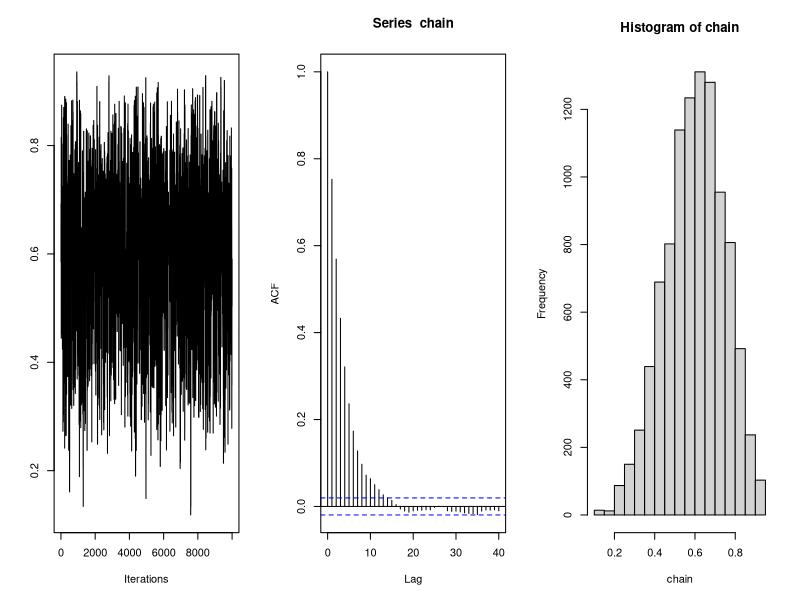
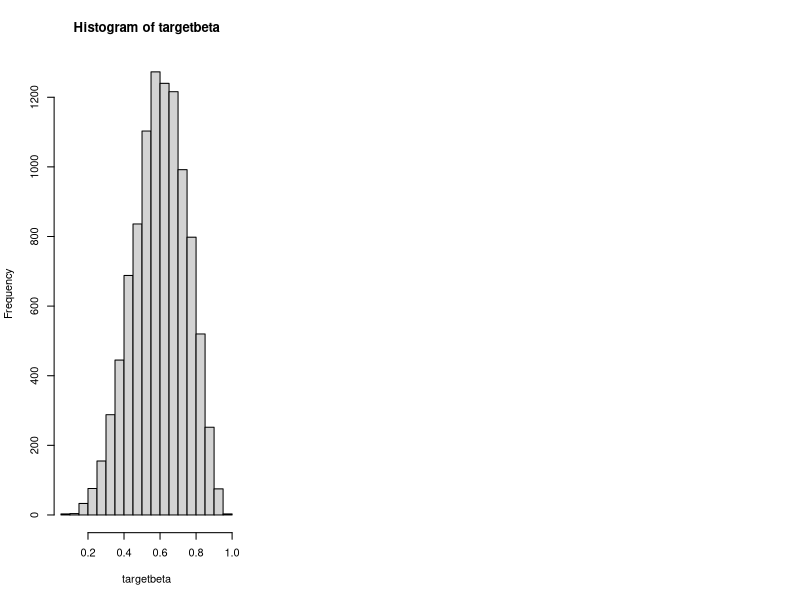
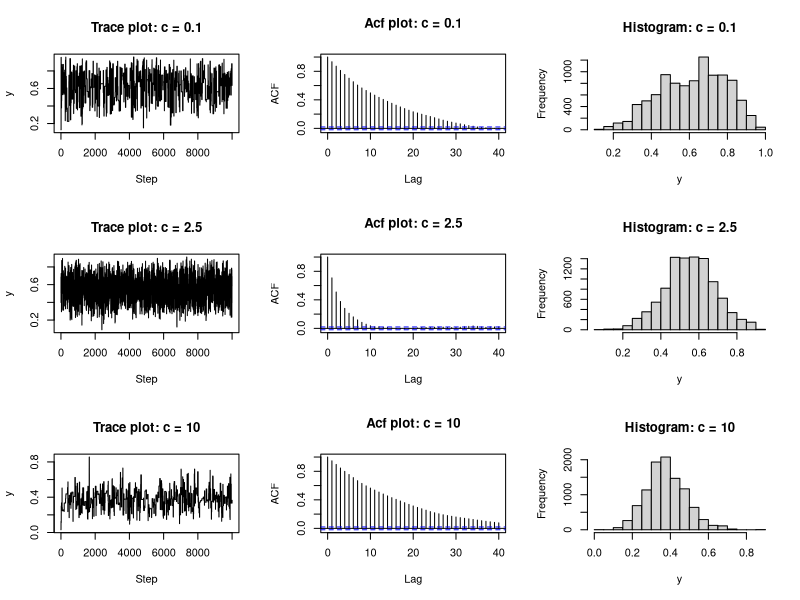
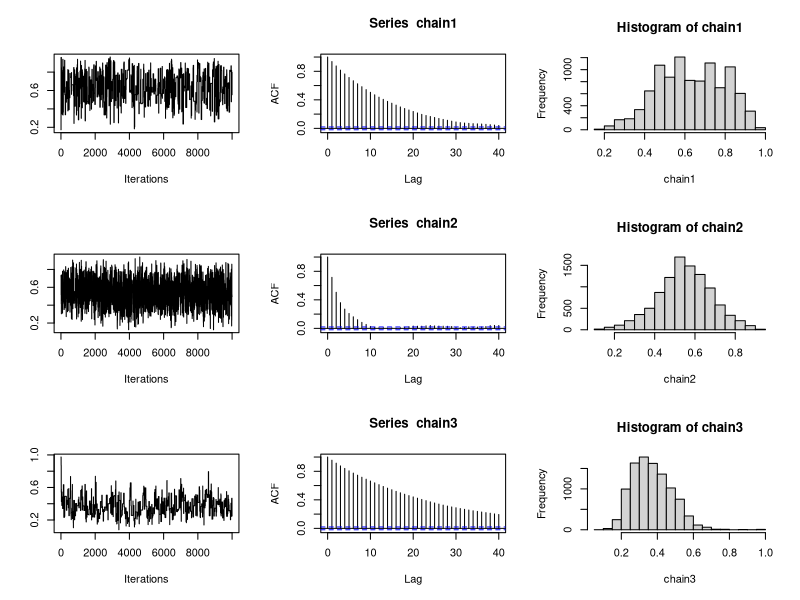
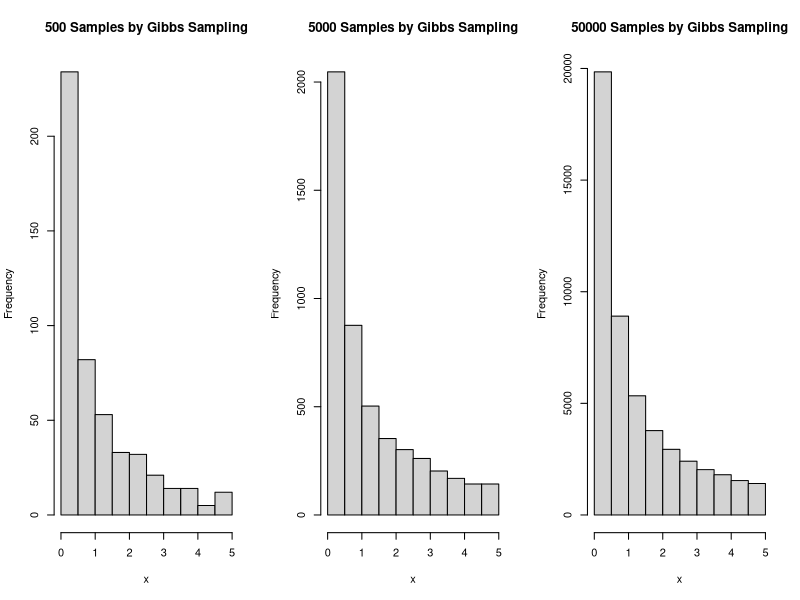

The R script that drew these images, in order:
## ---- chunk 1
set.seed(99)
#prepare for the traceplot in later stages:
library(coda)

#Metropolis Hasting Procedure:
Beta_Metropolis <- function(alpha=6,beta=4,c,iterations){
  chain <- numeric(iterations+1)
  start_value <- runif(1)
  chain[1] <- start_value
  for(i in 1:iterations){
    current_value <- chain[i]
    #proposal function:
    newbeta <- 1
    while (newbeta == 0 | newbeta == 1) {
      newbeta <- rbeta(1, c*current_value, c*(1-current_value))
    }
    #proposal ratio:
    proposal_ratio <- dbeta(current_value, c*newbeta, c(1-newbeta)) / dbeta(newbeta, c*current_value, c*(1-current_value))
    #posterior ratio: 
    posterior_ratio <- dbeta(newbeta, alpha, beta) / dbeta(current_value, alpha, beta)
    #acceptance ratio:
    if(runif(1) < min(1, posterior_ratio * proposal_ratio)){
      chain[i+1] <- newbeta
    }else{
      chain[i+1] <- current_value
    }
  }
  return(chain)
}

## ---- chunk 2
chain <- Beta_Metropolis(alpha=6,beta=4,c=1,iterations=10000)
par(mfrow=c(1,3))  #1 row, 3 columns
traceplot(as.mcmc(chain)); acf(chain); hist(chain)  #plot commands
#graphical comparison
targetbeta <- rbeta(10000,6,4)
hist(targetbeta)
#numerical comparison - Kolmogorov–Smirnov statistic
ks.test(chain,targetbeta)
## ---- chunk 3
ccVector <- c(0.1, 2.5, 10)
  ccChains <- sapply(ccVector, Beta_Metropolis, alpha = 6, beta = 4, iterations = 10000)

  par(mfrow = c(3, 3))
  for( i in 1:3 ) {
    ## we plot: (1) trace plot (2) acf (3) a fun histogram
    plot(ccChains[, i], type="l", main = paste("Trace plot: c = ", ccVector[i], sep=""), xlab="Step", ylab="y")
    acf(ccChains[, i], main = paste("Acf plot: c = ", ccVector[i], sep=""))
    hist(ccChains[, i], main = paste("Histogram: c = ", ccVector[i], sep=""), xlab="y")
  }




par(mfrow=c(3,3)) 
chain1 <- Beta_Metropolis(alpha=6,beta=4,c=0.1,iterations=10000)
traceplot(as.mcmc(chain1)); acf(chain1); hist(chain1)
chain2 <- Beta_Metropolis(alpha=6,beta=4,c=2.5,iterations=10000)
traceplot(as.mcmc(chain2)); acf(chain2); hist(chain2)
chain3 <- Beta_Metropolis(alpha=6,beta=4,c=10,iterations=10000)
traceplot(as.mcmc(chain3)); acf(chain3); hist(chain3)
## ---- chunk 4
Gibbs.sim <- function(x0,y0,B,Ite){#The inputs are initial values x0, y0, the bound B and the iteration number Ite.
  if (x0<0 || x0>B ||y0<0 || y0>B ) {#Check the validity of initial values
    stop("The initial value is not in the correct range.")
  }
  else {x_result=c()
        y_result=c()
        xt=x0
        yt=y0
        for(t in 1:Ite){
          u1=runif(1)
          u2=runif(1)
          xt=-log(1-u1*(1-exp(-B*yt)))/yt
          yt=-log(1-u2*(1-exp(-B*xt)))/xt #the xt here is the updated why, thus the algorithm constructs a Markov Chain
          x_result=c(x_result, xt)
          y_result=c(y_result, yt)
  }
  return(cbind(x_result,y_result)) #We will do burn in later
  }
}
## ---- chunk 5
set.seed(930817)
sample500=Gibbs.sim(1,2,5,700)[-(1:200),] #We burn-in the first 200 samples in order to get 500 samples
sample5000=Gibbs.sim(1,2,5,5200)[-(1:200),] #Also burn-in the first 200 samples 
sample50000=Gibbs.sim(1,2,5,50200)[-(1:200),] #50000 samples after burn-in

### Plot the histogram ###
par(mfrow=c(1,3))
hist(sample500[,1],xlab="x", main="500 Samples by Gibbs Sampling")
hist(sample5000[,1],xlab="x", main="5000 Samples by Gibbs Sampling")
hist(sample50000[,1],xlab="x", main="50000 Samples by Gibbs Sampling")
## ---- chunk 6
mean(sample500[,1])
mean(sample5000[,1])
mean(sample50000[,1])
